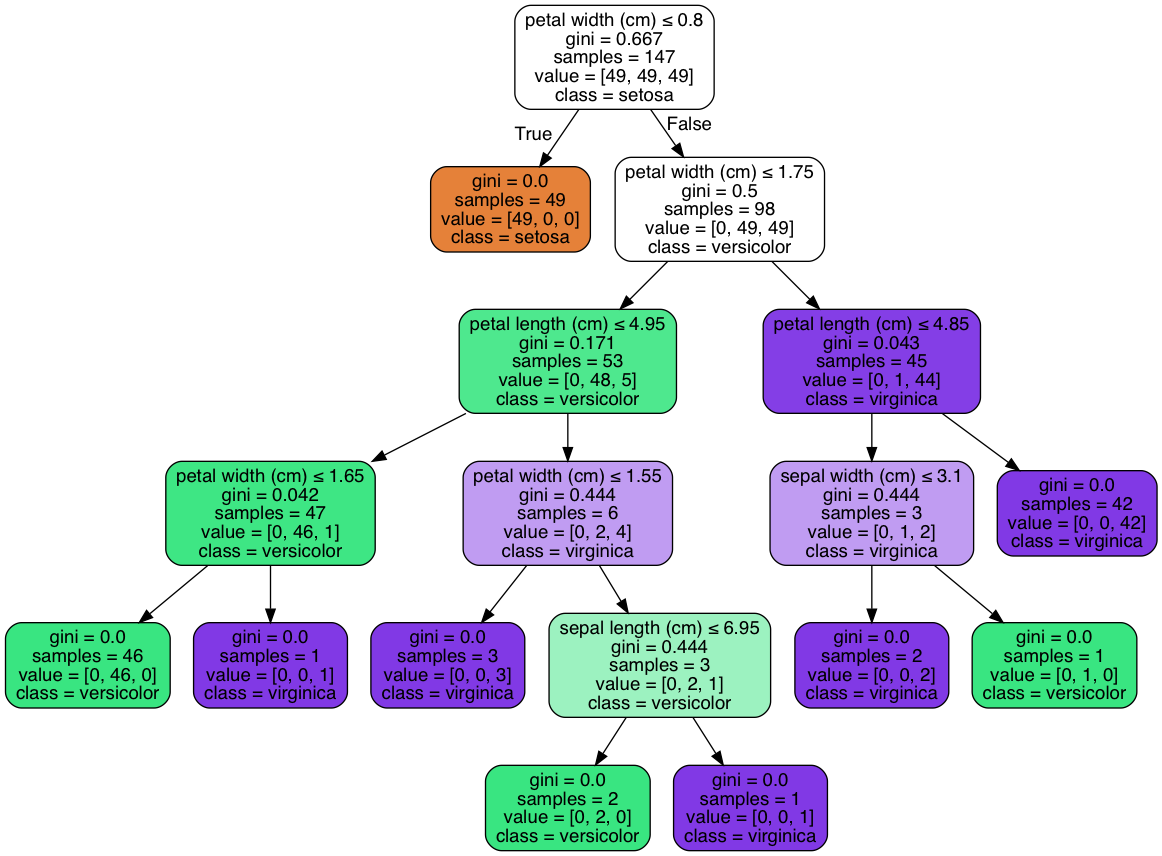

Write the Python code that produced this figure.
import numpy as np
import pydotplus
from  sklearn import tree
from sklearn.datasets import load_iris
from  sklearn.externals.six import StringIO

iris = load_iris()

print(iris)

print("##########")



print(iris["feature_names"])
print(iris["target_names"])
print(iris["data"][0])
print(iris["target"])

test_index=[0,50,100]

# train data

print(iris["data"])
train_target = np.delete(iris["target"],test_index,0)
train_data = np.delete(iris["data"],test_index,0)
print(train_data)


# test_data

test_target = iris["target"][test_index]
test_data = iris["data"][test_index]

print(test_target)
print(test_data)
print(iris.feature_names)
print(iris.target_names)


clf = tree.DecisionTreeClassifier()

clf.fit(train_data,train_target)


print(clf.predict(test_data))


#viz code
dot_date = StringIO()

tree.export_graphviz(clf, out_file=dot_date,
                         feature_names=iris.feature_names,
                         class_names=iris.target_names,
                         filled=True, rounded=True,
                         special_characters=True)
graph = pydotplus.graph_from_dot_data(dot_date.getvalue())
graph.write_png("iris.png")
